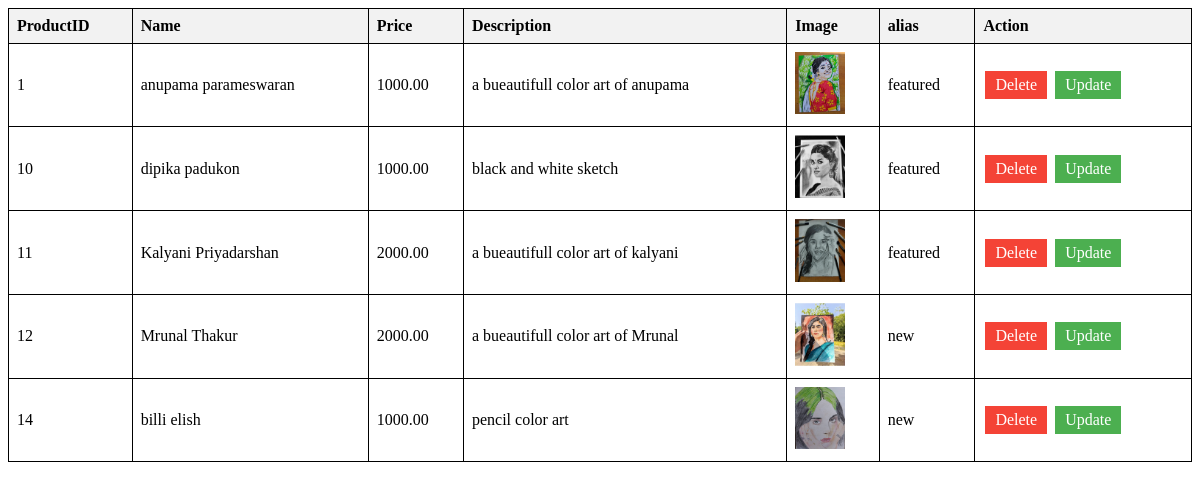
The app's page /admin/dump/dispplay_product.php with its own data.
### tables this page shows
CREATE TABLE `product` (
  `productID` int(11) NOT NULL,
  `name` varchar(200) NOT NULL,
  `price` decimal(12,2) NOT NULL,
  `description` text NOT NULL,
  `image` varchar(200) NOT NULL,
  `alias` varchar(200) DEFAULT NULL
);

### admin/dump/dispplay_product.php (the view, shortened to what this page needs)
<!DOCTYPE html>
<html lang="en">
<head>
</head>
<body>
<table>
  <thead>
    <tr>
      <th>ProductID</th>
      <th>Name</th>
      <th>Price</th>
	  <th>Description</th>
      <th>Image</th>
	  <th>alias</th>
      <th>Action</th>
    </tr>
  </thead>
  <tbody>
<?php
$servername = "localhost";
$username = "root";
$password = "";
$dbname = "artprints";
$conn = new mysqli($servername, $username, $password, $dbname);
$sql = "SELECT * FROM product";
$result = $conn->query($sql);
if ($result->num_rows > 0) {
    while($row = $result->fetch_assoc()) {
        echo "<tr>
                <td>".$row["productID"]."</td>
                <td>".$row["name"]."</td>
                <td>".$row["price"]."</td>
				<td>".$row["description"]."</td>
                <td><img src='../img/".$row["image"]."' alt='".$row["name"]."' width='50'></td>
				<td>".$row["alias"]."</td>
                <td>
                    <a href='delete.php?productID=".$row['productID']."' class='button delete'>Delete</a>
                    <a href='update.php?productID=".$row['productID']."' class='button edit'>Update</a>
                </td>
              </tr>";
    }
} else {
    echo "<tr><td colspan='9'>0 results</td></tr>";
}
?>
  </tbody>
</table>
</body>
</html>

### admin/dump/dispplay_product.php (style rules this page uses)
table { width: 100%; border-collapse: collapse; }
table, th, td { border: 1px solid black; padding: 8px; text-align: left; }
th { background-color: #f2f2f2; }
.button { padding: 5px 10px; text-align: center; text-decoration: none; display: inline-block; margin: 2px; cursor: pointer; }
.edit { background-color: #4CAF50; color: white; }
.delete { background-color: #f44336; color: white; }

### records on screen
product: productID "1", name "anupama parameswaran", price "1000.00", description "a bueautifull color art of anupama", image (picture), alias "featured"
product: productID "10", name "dipika padukon", price "1000.00", description "black and white sketch", image (picture), alias "featured"
product: productID "11", name "Kalyani Priyadarshan", price "2000.00", description "a bueautifull color art of kalyani", image (picture), alias "featured"
product: productID "12", name "Mrunal Thakur", price "2000.00", description "a bueautifull color art of Mrunal", image (picture), alias "new"
product: productID "14", name "billi elish", price "1000.00", description "pencil color art", image (picture), alias "new"
